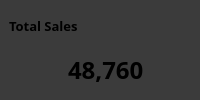
                <widget class="QWidget" name="widget" native="true">
                 <property name="minimumSize">
                  <size>
                   <width>170</width>
                   <height>90</height>
                  </size>
                 </property>
                 <property name="styleSheet">
                  <string notr="true">background-color: #3B3B3B;
border-radius:10px;
</string>
                 </property>
                 <layout class="QVBoxLayout" name="verticalLayout_29">
                  <property name="leftMargin">
                   <number>0</number>
                  </property>
                  <property name="topMargin">
                   <number>0</number>
                  </property>
                  <property name="bottomMargin">
                   <number>9</number>
                  </property>
                  <item>
                   <widget class="QWidget" name="widget_15" native="true">
                    <property name="minimumSize">
                     <size>
                      <width>0</width>
                      <height>25</height>
                     </size>
                    </property>
                    <layout class="QVBoxLayout" name="verticalLayout_30">
                     <property name="bottomMargin">
                      <number>0</number>
                     </property>
                     <item>
                      <widget class="QLabel" name="label_15">
                       <property name="font">
                        <font>
                         <family>Poppins SemiBold</family>
                         <pointsize>10</pointsize>
                         <bold>true</bold>
                        </font>
                       </property>
                       <property name="text">
                        <string>Total Sales</string>
                       </property>
                      </widget>
                     </item>
                    </layout>
                   </widget>
                  </item>
                  <item>
                   <widget class="QWidget" name="widget_19" native="true">
                    <property name="minimumSize">
                     <size>
                      <width>0</width>
                      <height>25</height>
                     </size>
                    </property>
                    <layout class="QHBoxLayout" name="horizontalLayout_29">
                     <property name="leftMargin">
                      <number>12</number>
                     </property>
                     <property name="topMargin">
                      <number>0</number>
                     </property>
                     <property name="rightMargin">
                      <number>0</number>
                     </property>
                     <property name="bottomMargin">
                      <number>0</number>
                     </property>
                     <item>
                      <widget class="QPushButton" name="pushButton">
                       <property name="minimumSize">
                        <size>
                         <width>30</width>
                         <height>30</height>
                        </size>
                       </property>
                       <property name="maximumSize">
                        <size>
                         <width>50</width>
                         <height>16777215</height>
                        </size>
                       </property>
                       <property name="text">
                        <string/>
                       </property>
                       <property name="icon">
                        <iconset resource="resource1_rc.qrc">
                         <normaloff>:/iCons/icons/icons8-total-sales-100.png</normaloff>:/iCons/icons/icons8-total-sales-100.png</iconset>
                       </property>
                       <property name="iconSize">
                        <size>
                         <width>50</width>
                         <height>50</height>
                        </size>
                       </property>
                       <property name="checkable">
                        <bool>true</bool>
                       </property>
                      </widget>
                     </item>
                     <item>
                      <widget class="QLabel" name="label_5">
                       <property name="font">
                        <font>
                         <family>Poppins Black</family>
                         <pointsize>18</pointsize>
                         <bold>true</bold>
                        </font>
                       </property>
                       <property name="text">
                        <string>48,760</string>
                       </property>
                      </widget>
                     </item>
                    </layout>
                   </widget>
                  </item>
                 </layout>
                </widget>
